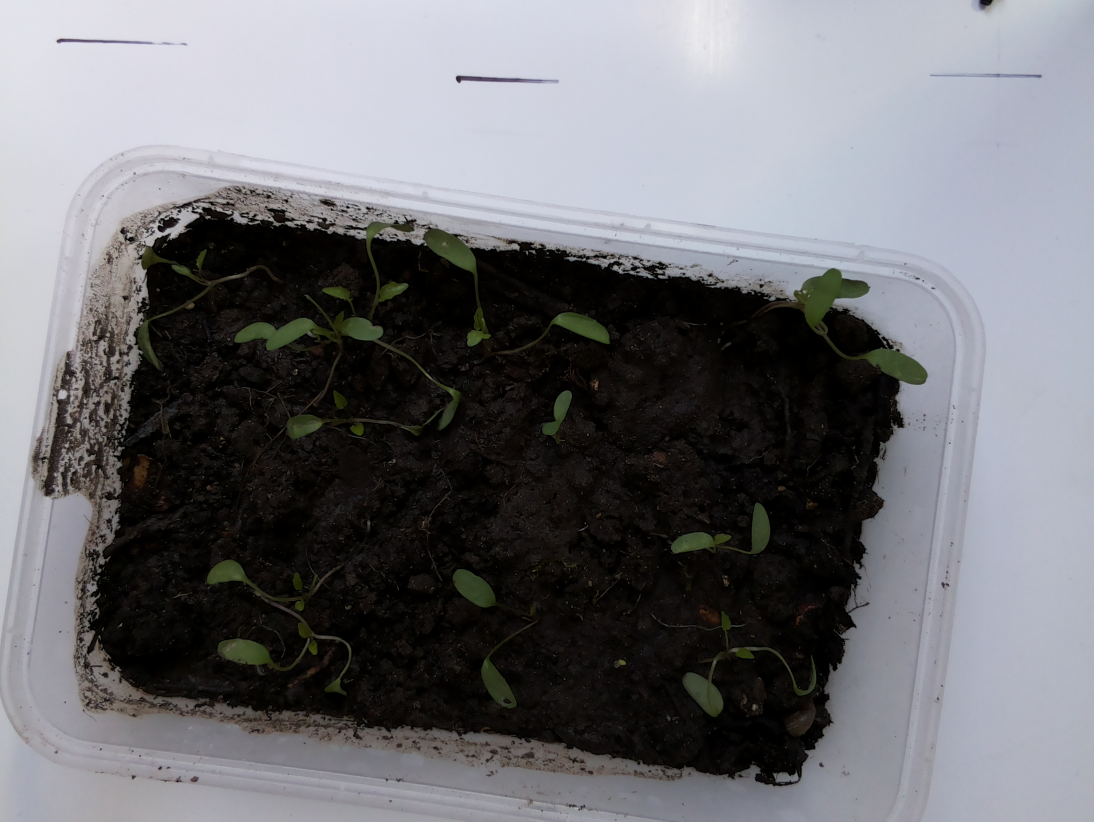
#> input picture image_preprocessing/example_input/RGB5_2021-04-08T11-09-51.jpg, 3280 x 2464 px (shown at 1/3 size); its folder holds only this picture in this run
$ python -i preprocessor_functions.py   (imports and definitions only)   (older library calls are emulated)
#> lines starting #> are read from the running program, lines starting #| are printed output that depends on the picture; after the words box and inside, x2 and y2 are one past the last pixel; in counts of white or black regions, pixels touching at a corner belong together
#> further down, picture is the input picture: shape (2464, 3280, 3); mean B, G, R 115.1, 111, 110.7
import cv2
import numpy as np
import os
import sys
from datetime import datetime

# [435 lines left out: functions setup_dirs, read_images, filename_to_timestamp, get_image_order, show_pics, make_overlay and 8 more, not called in this run]


def make_light_inRange_mask(img):
    # rather than look for plants, look for grey background
    hls = cv2.cvtColor(img, cv2.COLOR_BGR2HLS)
#> hls: shape (2464, 3280, 3); mean of channels 0, 1, 2 74.3, 113.1, 58.8
    # apply blur helps with avging lightness
    hls_b = cv2.blur = cv2.GaussianBlur(hls, (11, 11), 0)
#> hls_b: shape (2464, 3280, 3); mean of channels 0, 1, 2 74.3, 113.1, 58.8

    # define "light" range format is (hue, lightness, saturation)
    lower_light = np.array([0, 100, 0])
    upper_light = np.array([255, 255, 255])
    mask = cv2.inRange(hls_b, lower_light, upper_light)
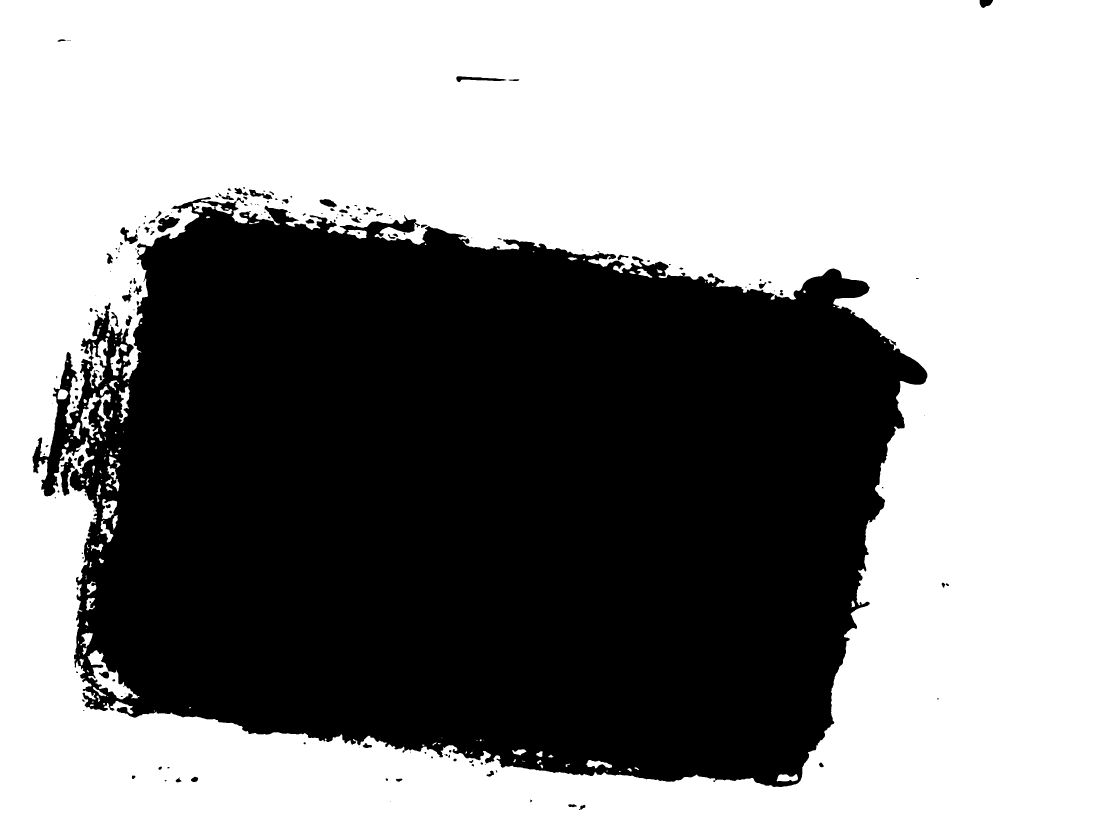
#> mask: shape (2464, 3280) (shown at 1/3 size); 56.6% white; 189 black regions (64 under 20 px), largest, box (x1, y1, x2, y2) and area: (97, 591, 2782, 2361) 3486643, (181, 1370, 225, 1488) 2256, (472, 651, 540, 697) 1833
    inv_mask = cv2.bitwise_not(mask)

    # blurring a bit helps connected components finding
    inv_mask_b = cv2.GaussianBlur(inv_mask, (31, 31), 0)
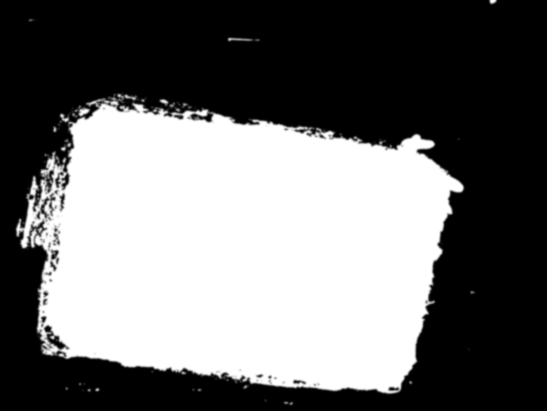
#> inv_mask_b: shape (2464, 3280) (shown at 1/6 size); min 0, max 255, mean 110.7
    inv_mask_b[inv_mask_b > 0] = 255
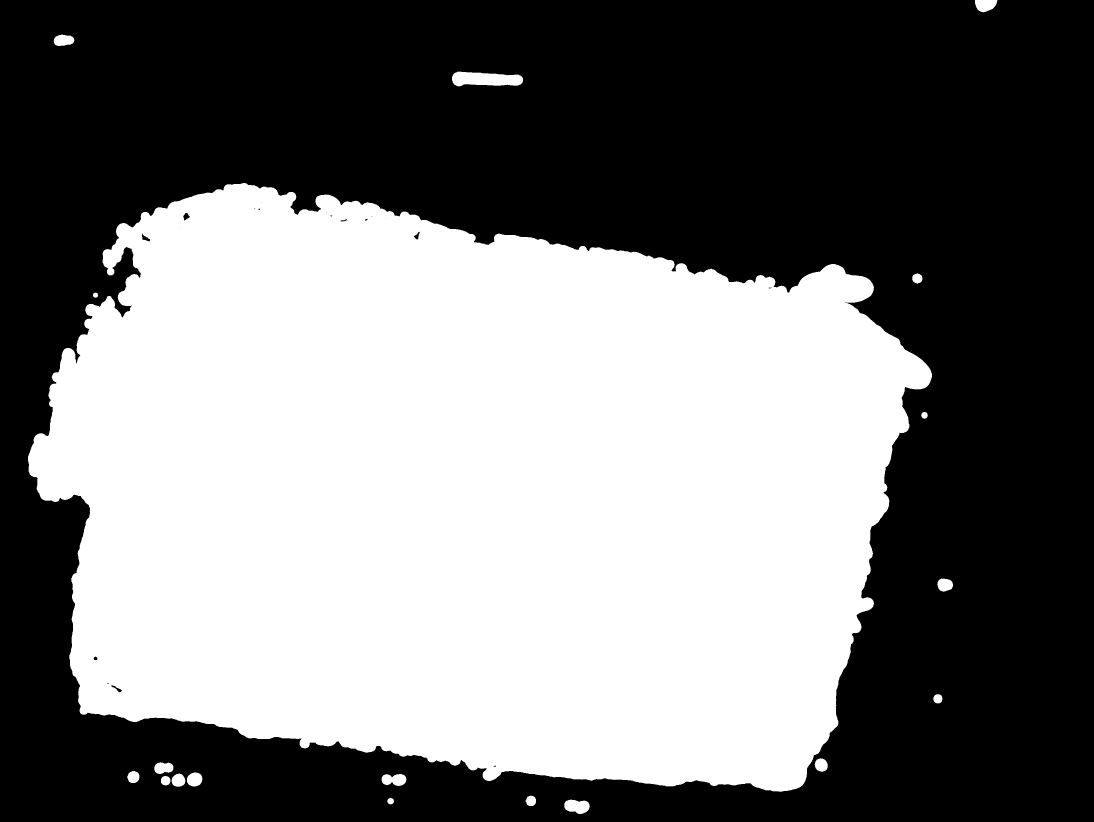
#> inv_mask_b: shape (2464, 3280) (shown at 1/3 size); 46.8% white; 19 white regions, largest, box (x1, y1, x2, y2) and area: (84, 549, 2796, 2375) 3756636, (1356, 215, 1569, 259) 7299, (1693, 2399, 1769, 2442) 2475

    mask_sanity = cv2.bitwise_and(img, img, mask=inv_mask_b)
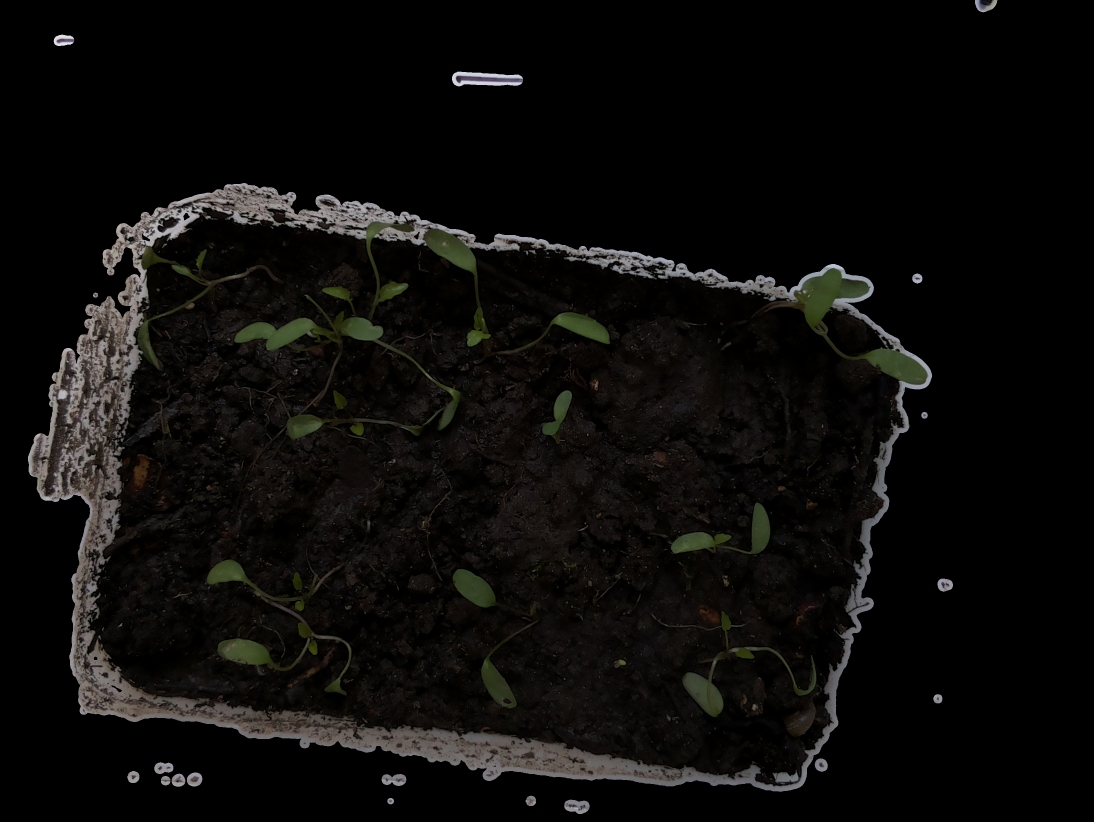
#> mask_sanity: shape (2464, 3280, 3) (shown at 1/3 size); mean B, G, R 10.3, 11.9, 12.8

    return [inv_mask_b, mask_sanity]


# [317 lines left out: functions hsv_set_to, hsv_filter, make_green_inRange_mask, make_edge_mask, make_plant_masks, get_component_size_filter and 7 more, not called in this run]

>>> import cv2
>>> picture = cv2.imread('example_input/RGB5_2021-04-08T11-09-51.jpg')
>>> result = make_light_inRange_mask(picture)
#> result = 2 items

$ run again, on image_preprocessing/example_input/RGB6_2021-04-08T11-09-51.jpg
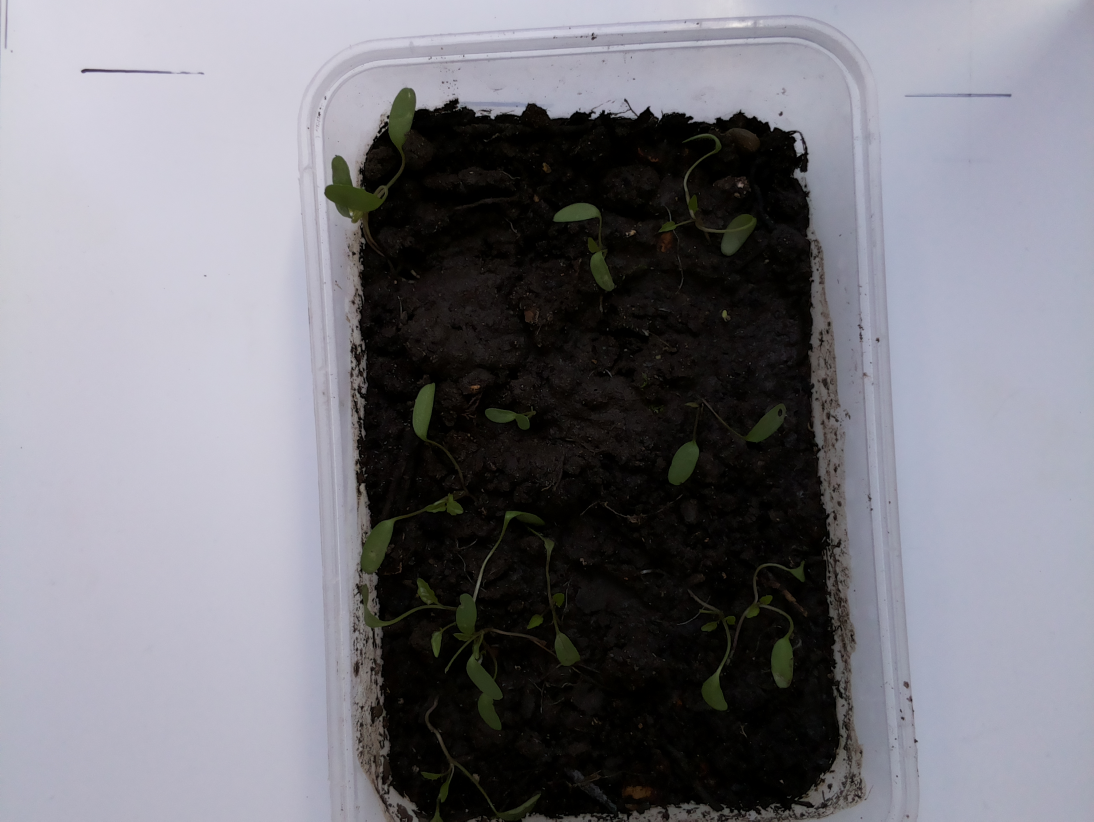
#> input picture image_preprocessing/example_input/RGB6_2021-04-08T11-09-51.jpg, 3280 x 2464 px (shown at 1/3 size)
#> picture is the input picture: shape (2464, 3280, 3); mean B, G, R 126.3, 119, 119.7
#> hls: shape (2464, 3280, 3); mean of channels 0, 1, 2 84.7, 122.9, 55.9
#> hls_b: shape (2464, 3280, 3); mean of channels 0, 1, 2 84.7, 122.9, 55.9
#> in make_light_inRange_mask, `mask = cv2.inRange(hls_b, lower_light, upper_light)`:
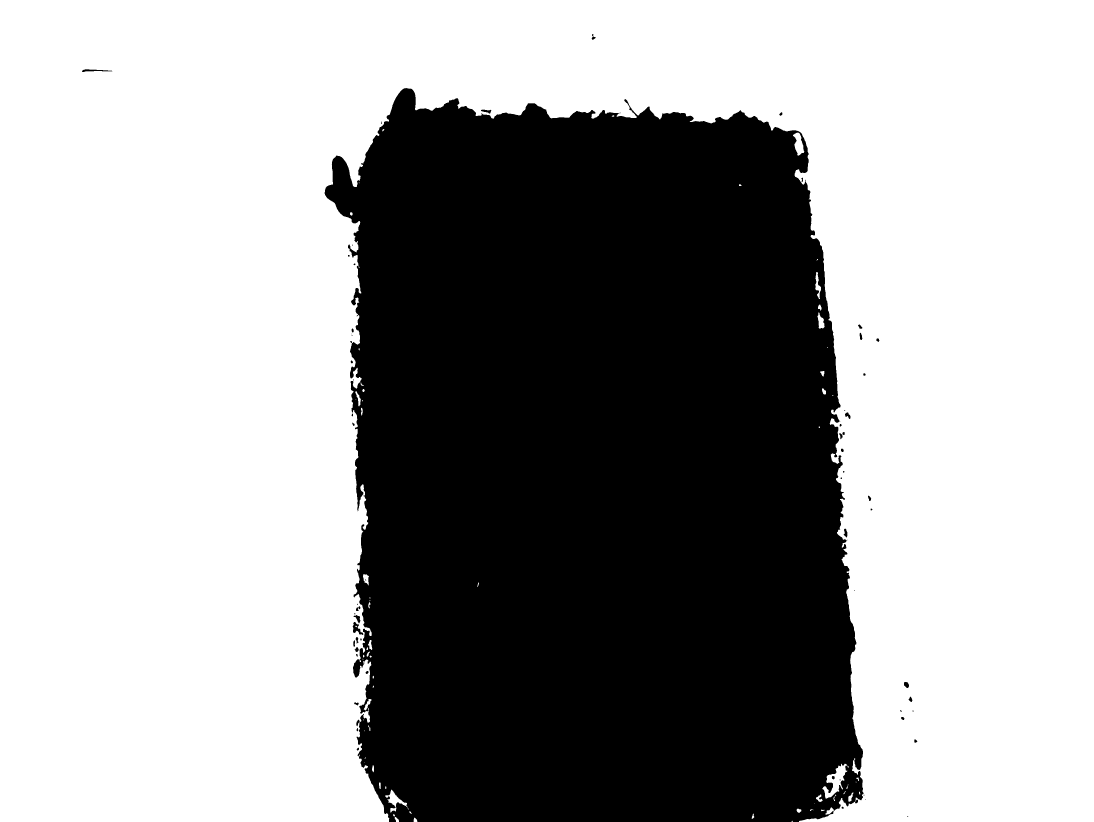
#> mask: shape (2464, 3280) (shown at 1/3 size); 62.5% white; 66 black regions (23 under 20 px), largest, box (x1, y1, x2, y2) and area: (974, 264, 2591, 2464) 3023990, (1058, 1866, 1090, 1905) 531, (246, 208, 337, 216) 361
#> in make_light_inRange_mask, `mask_sanity = cv2.bitwise_and(img, img, mask=inv_mask_b)`:
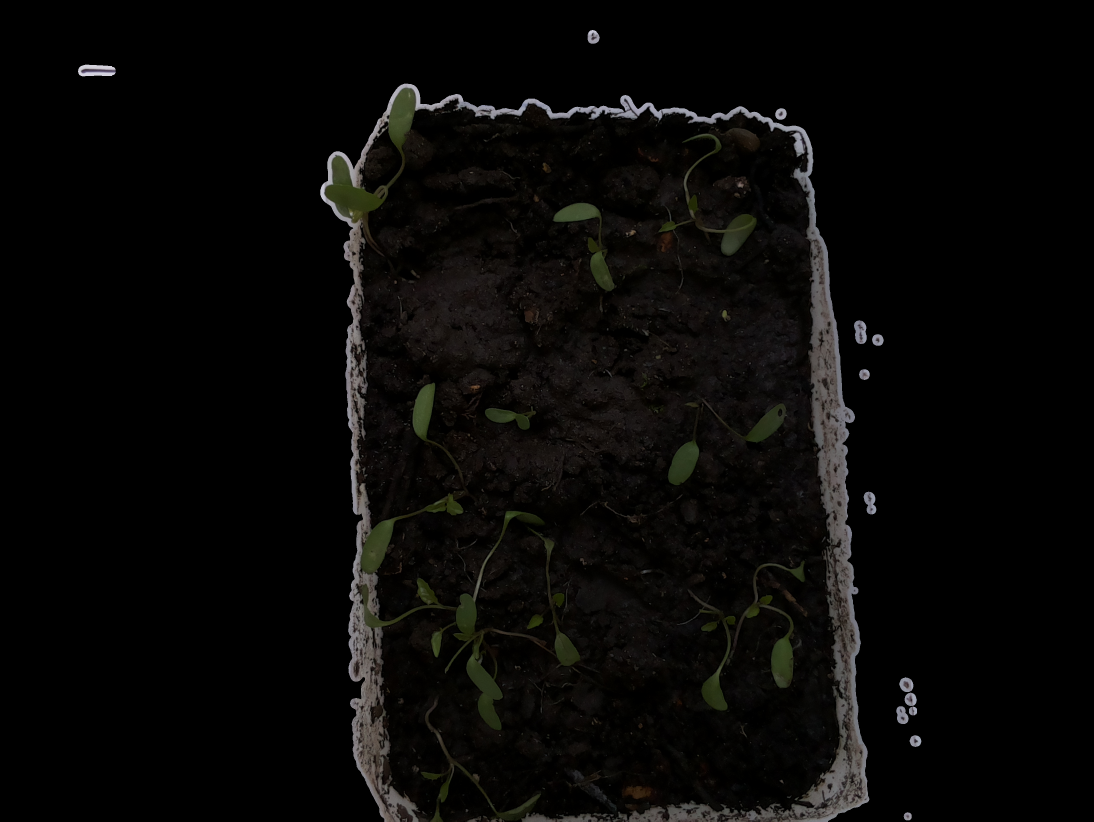
#> mask_sanity: shape (2464, 3280, 3) (shown at 1/3 size); mean B, G, R 6.7, 7.9, 8.5
#> result = 2 items

$ run again, on image_preprocessing/example_input/RGB7_2021-04-08T11-09-51.jpg
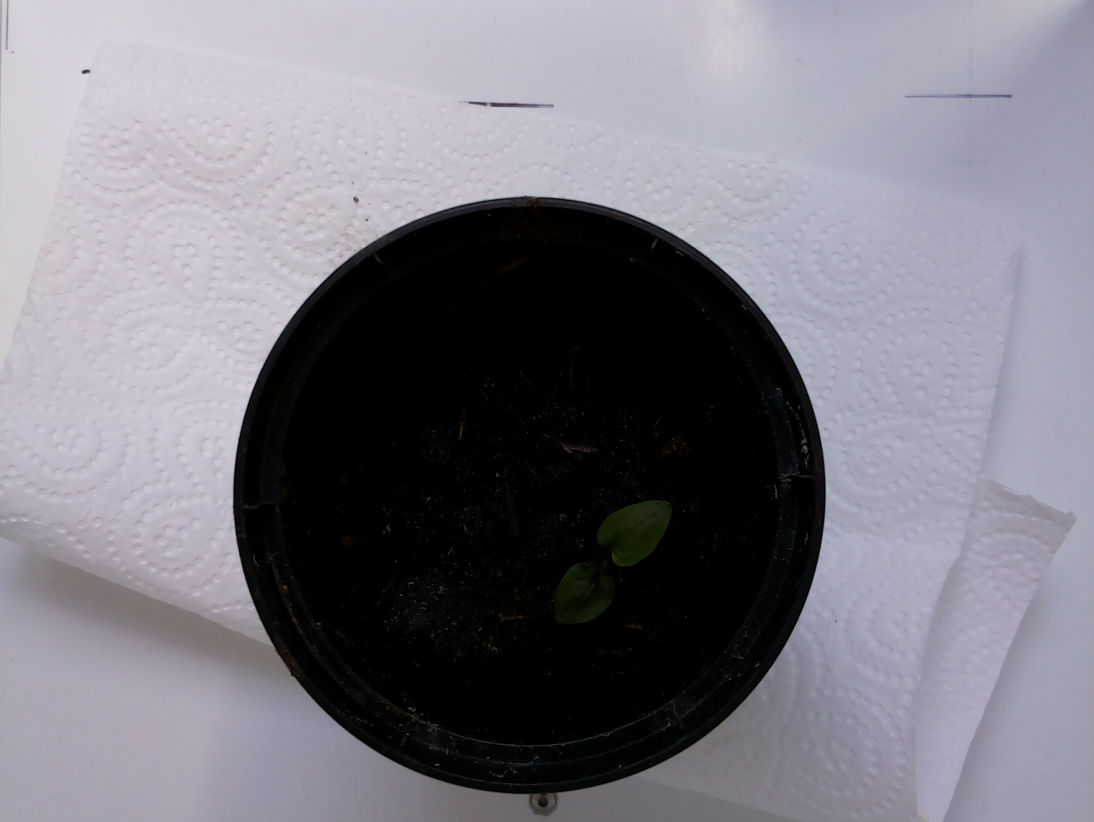
#> input picture image_preprocessing/example_input/RGB7_2021-04-08T11-09-51.jpg, 3280 x 2464 px (shown at 1/3 size)
#> picture is the input picture: shape (2464, 3280, 3); mean B, G, R 129.2, 120.1, 122.6
#> hls: shape (2464, 3280, 3); mean of channels 0, 1, 2 95.2, 124.9, 29.4
#> hls_b: shape (2464, 3280, 3); mean of channels 0, 1, 2 95.2, 124.9, 29.4
#> in make_light_inRange_mask, `mask = cv2.inRange(hls_b, lower_light, upper_light)`:
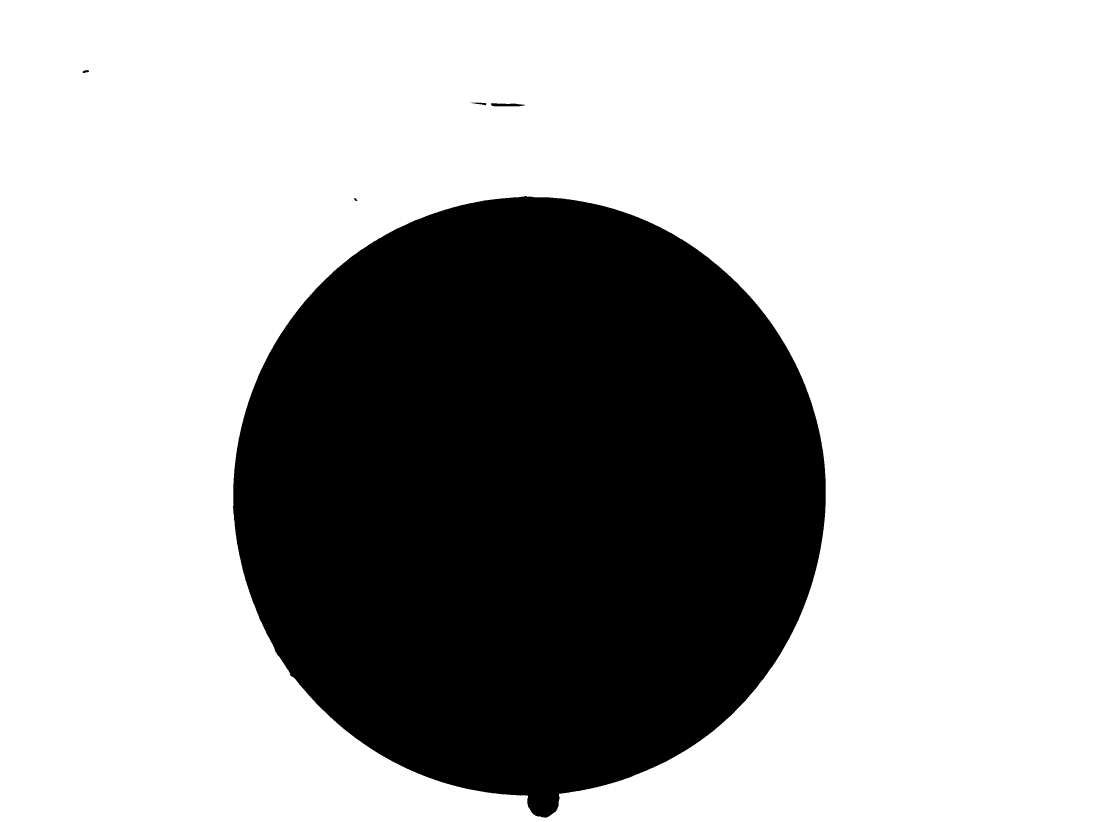
#> mask: shape (2464, 3280) (shown at 1/3 size); 68.9% white; 5 black regions, box (x1, y1, x2, y2) and area: (699, 588, 2477, 2453) 2509246, (1473, 310, 1575, 319) 721, (1412, 308, 1459, 316) 179, (248, 210, 267, 219) 111, (1062, 594, 1072, 603) 50
#> in make_light_inRange_mask, `mask_sanity = cv2.bitwise_and(img, img, mask=inv_mask_b)`:
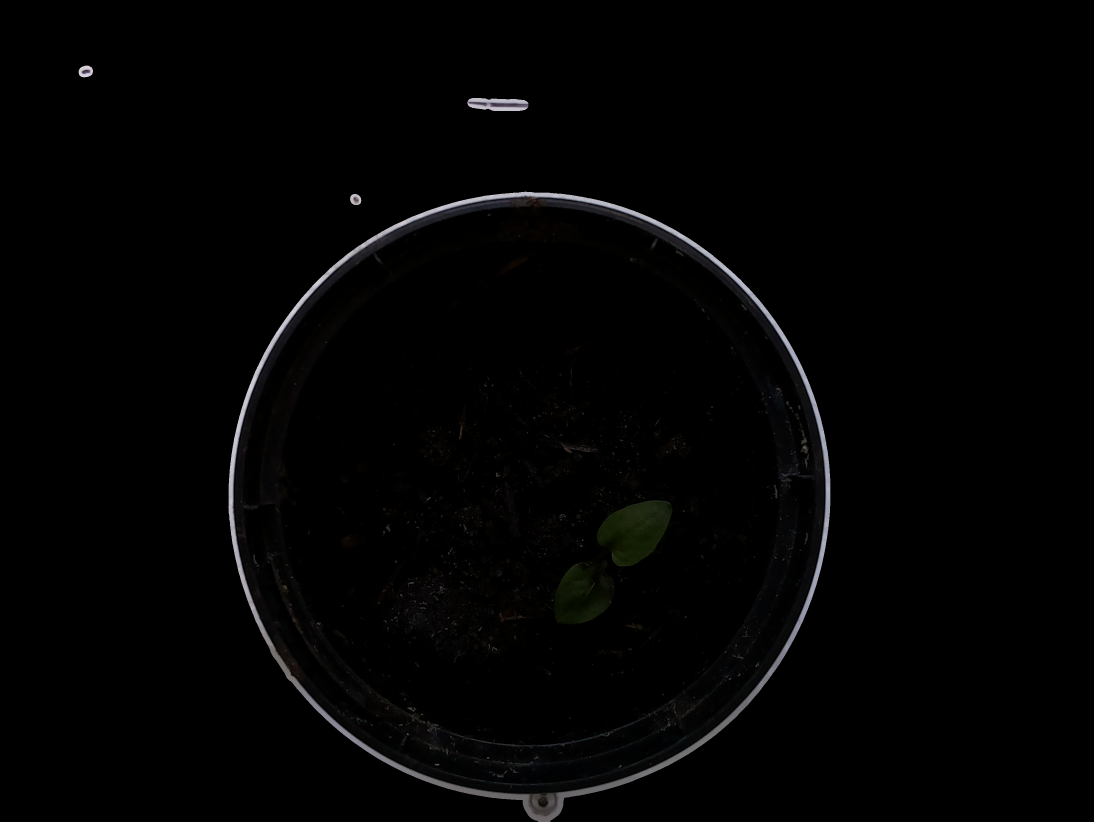
#> mask_sanity: shape (2464, 3280, 3) (shown at 1/3 size); mean B, G, R 2.8, 2.8, 2.8
#> result = 2 items
